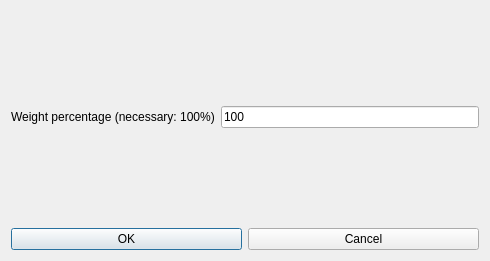
<?xml version="1.0" encoding="UTF-8"?>
<ui version="4.0">
 <class>ModifyConstraintStudentsMaxTwoActivityTagsPerDayFromN1N2N3Form_template</class>
 <widget class="QDialog" name="ModifyConstraintStudentsMaxTwoActivityTagsPerDayFromN1N2N3Form_template">
  <property name="geometry">
   <rect>
    <x>0</x>
    <y>0</y>
    <width>490</width>
    <height>261</height>
   </rect>
  </property>
  <property name="windowTitle">
   <string extracomment="This is the title of the dialog to modify a constraint of this type">Modify students max two activity tags per day from N1 N2 N3</string>
  </property>
  <layout class="QGridLayout" name="gridLayout">
   <item row="0" column="0">
    <spacer name="spacer7">
     <property name="orientation">
      <enum>Qt::Vertical</enum>
     </property>
     <property name="sizeType">
      <enum>QSizePolicy::Expanding</enum>
     </property>
     <property name="sizeHint" stdset="0">
      <size>
       <width>20</width>
       <height>21</height>
      </size>
     </property>
    </spacer>
   </item>
   <item row="1" column="0">
    <layout class="QHBoxLayout" name="horizontalLayout_2">
     <item>
      <widget class="QLabel" name="weightTextLabel">
       <property name="frameShape">
        <enum>QFrame::NoFrame</enum>
       </property>
       <property name="frameShadow">
        <enum>QFrame::Plain</enum>
       </property>
       <property name="text">
        <string>Weight percentage (necessary: 100%)</string>
       </property>
       <property name="wordWrap">
        <bool>false</bool>
       </property>
      </widget>
     </item>
     <item>
      <widget class="QLineEdit" name="weightLineEdit">
       <property name="text">
        <string notr="true">100</string>
       </property>
      </widget>
     </item>
    </layout>
   </item>
   <item row="3" column="0">
    <layout class="QHBoxLayout">
     <item>
      <widget class="QPushButton" name="okPushButton">
       <property name="text">
        <string>OK</string>
       </property>
      </widget>
     </item>
     <item>
      <widget class="QPushButton" name="cancelPushButton">
       <property name="text">
        <string>Cancel</string>
       </property>
      </widget>
     </item>
    </layout>
   </item>
   <item row="2" column="0">
    <spacer name="verticalSpacer_2">
     <property name="orientation">
      <enum>Qt::Vertical</enum>
     </property>
     <property name="sizeHint" stdset="0">
      <size>
       <width>20</width>
       <height>29</height>
      </size>
     </property>
    </spacer>
   </item>
  </layout>
 </widget>
 <layoutdefault spacing="6" margin="11"/>
 <resources/>
 <connections/>
</ui>
